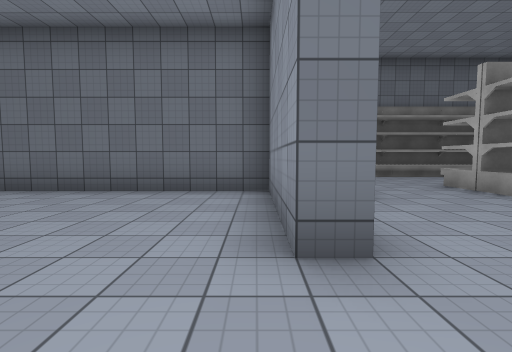
View 1 (above)

24 first-person views from a walk through a 3-D level made in the Unity game engine. The camera is 1.3 m above the floor, tilts 4° down and sees 85° across. The floor is counted in squares, 2 m on a side. Each view is taken from the middle of a square. On the plan, view 1 faces up. The plan holds only what a view shows up to about 9 squares ahead; the rest is blank. The place goes on beyond the plan. The player is left out. Surface patterns are stand-ins for the level's own textures.

View 2
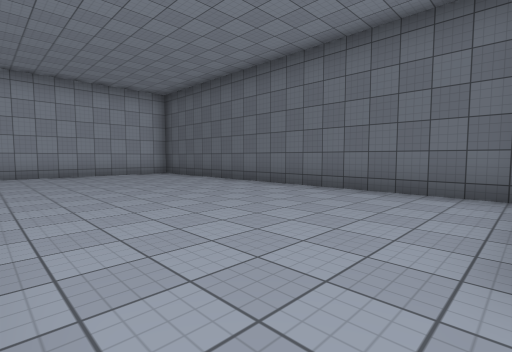

View 3
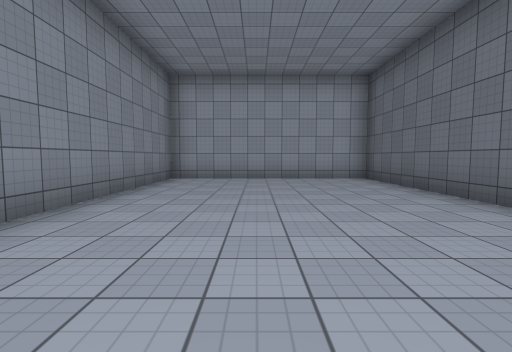

View 4
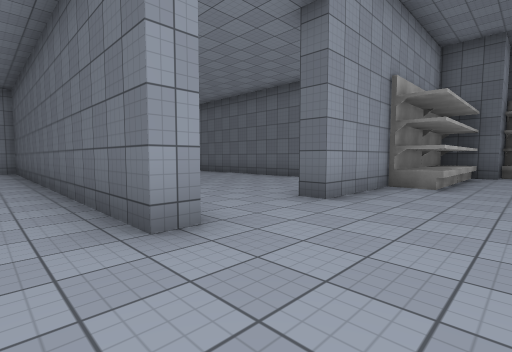

View 5
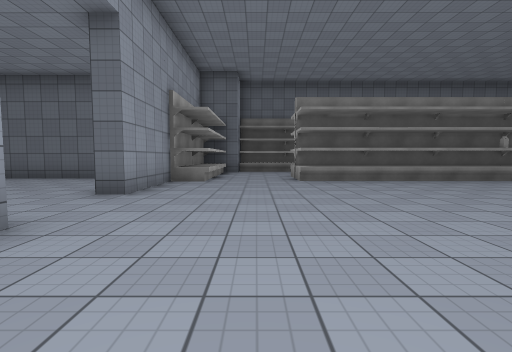

View 6
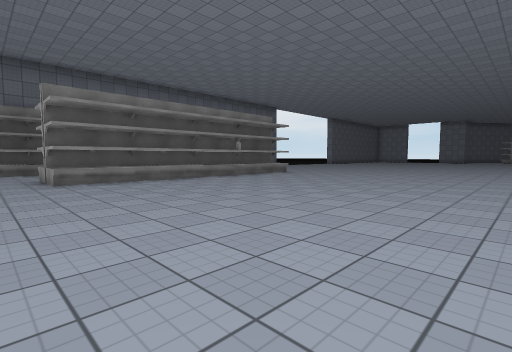

View 7
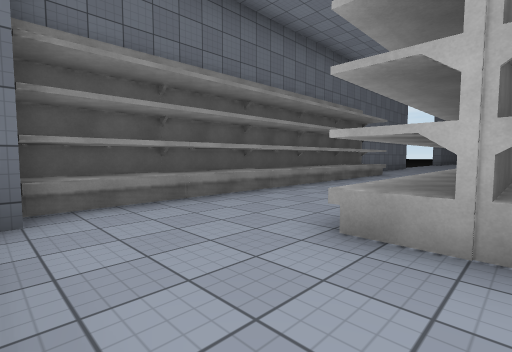

View 8
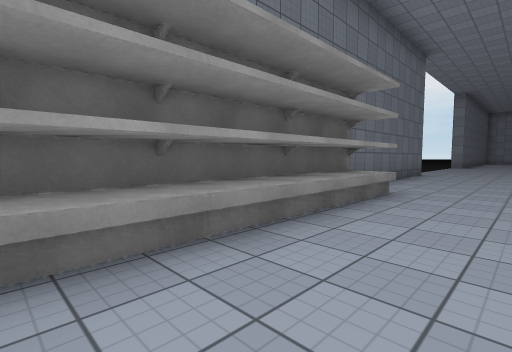

View 9
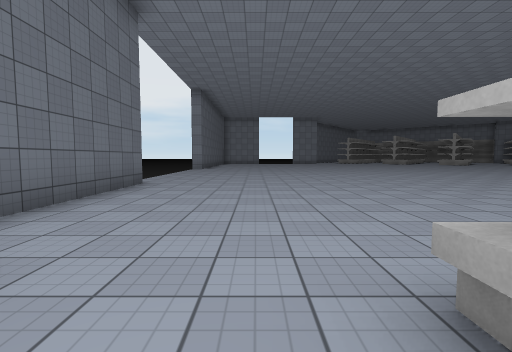

View 10
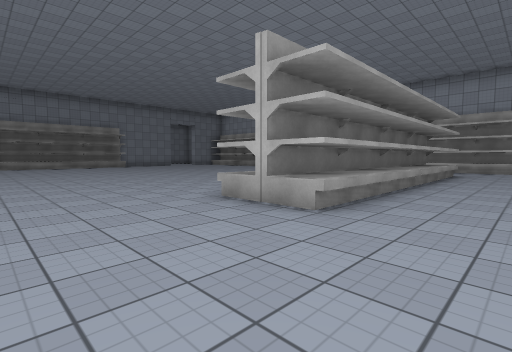

View 11
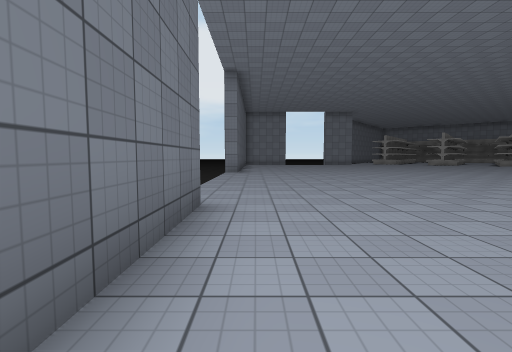

View 12
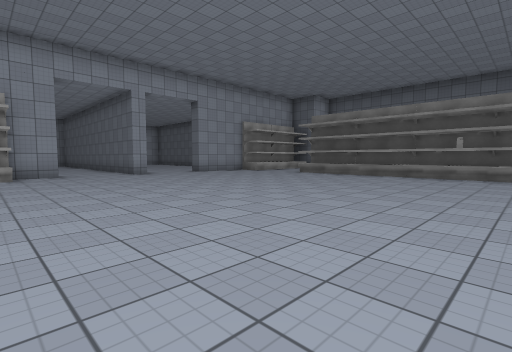

View 13
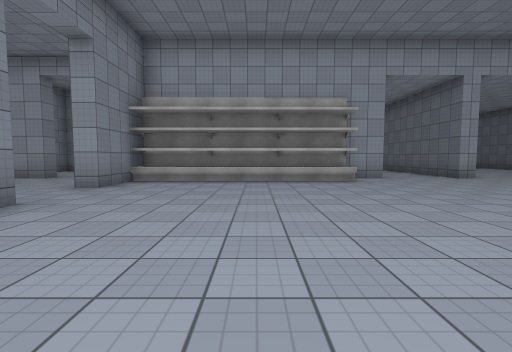

View 14
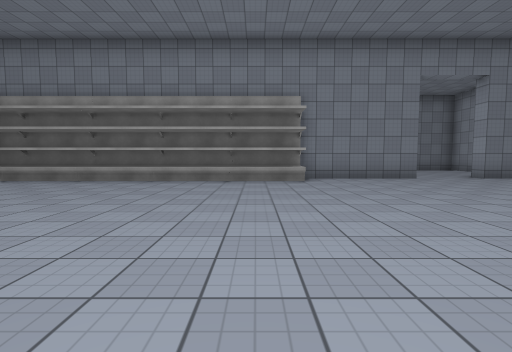

View 15
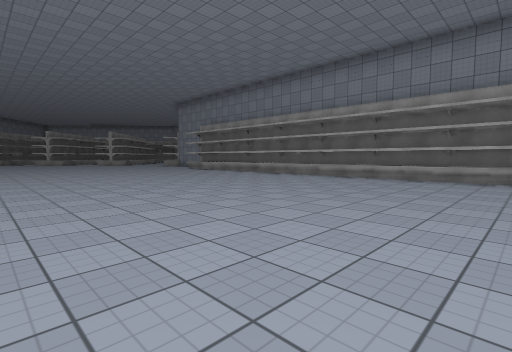

View 16
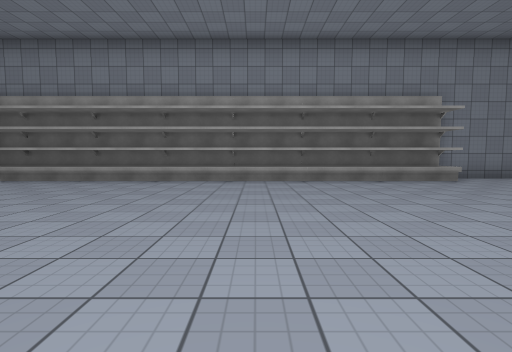

View 17
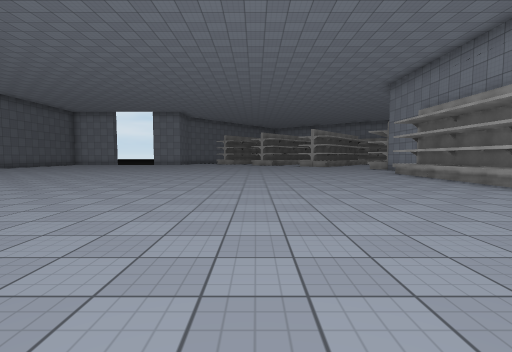

View 18
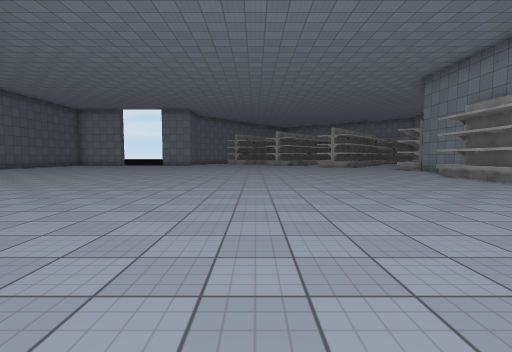

View 19
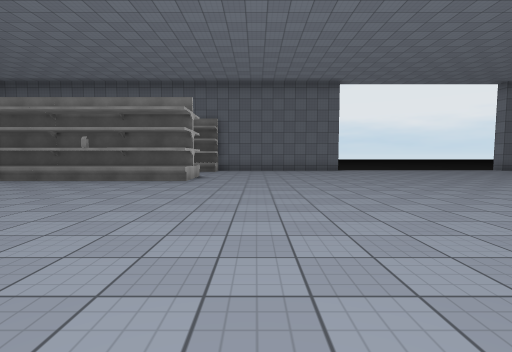

View 20
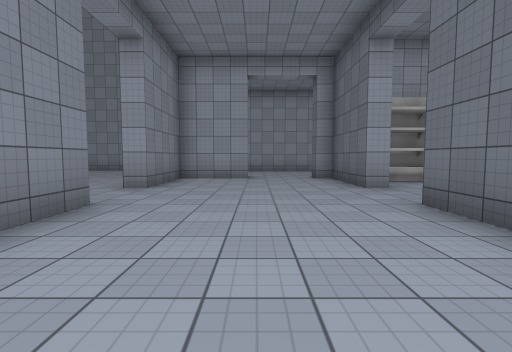

View 21
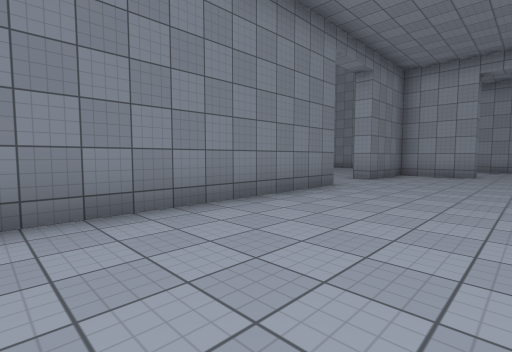

View 22
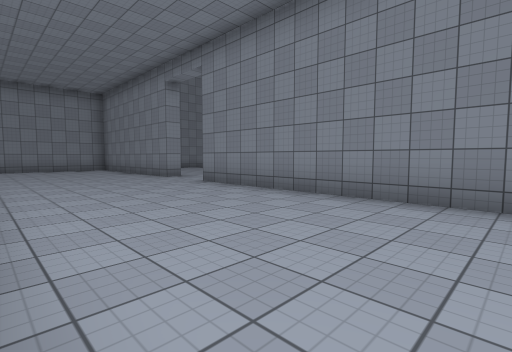

View 23
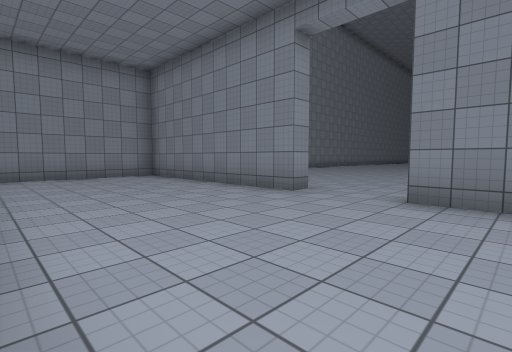

View 24
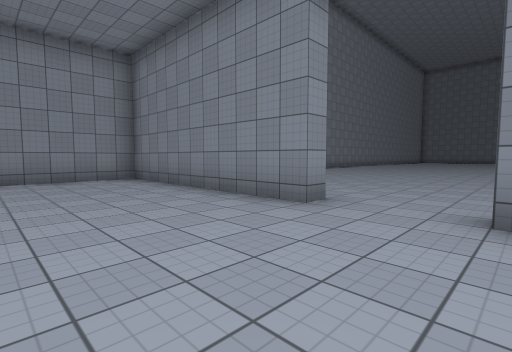

### Floor plan
Key: @ floor where view 1 was taken; # wall or solid block; . floor; S shelf.
Columns run from 11 left of view 1 to 24 right of it. Each row starts with its distance up from view 1.
 10              ################......
  9             ##SSSSSSSSSS...........
  8             #......................
  7             S......................
  6  ###########S...SSSSSSSS...........
  5 #..........#S...SSS#S#SS............
  4 #..........#........................
  3 #..........#........................
  2 #..........#........................
  1 #...................................
  0 #..........@........................
 -1  ###########........................
 -2      ...............................
 -3            .........................
 -4            #........................
 -5             S.......................
 -6             S.......................
 -7             S.......................
 -8             S.......................
 -9             S.......................
-10             #......##S#SSSSSSSSSSSSS
-11             ###..###...............#
-12            ........................#
-13            ........................#
-14            #.......................#
-15            #.......................#
-16            ####..##########..#######
-17             ...           ....
-18                           .....
-19                            ....
-20                            ....
-21                            ....
-22                            ...
-23                            ..

Positions as (right, up) in squares from view 1, and headings:
1: (0, 0), facing up
2: (0, 0), facing up-left
3: (-2, 2), facing left
4: (3, -2), facing up-left
5: (3, -3), facing up
6: (3, -3), facing up-right
7: (2, 5), facing up-right
8: (7, 7), facing up-right
9: (11, 7), facing right
10: (15, 8), facing down-left
11: (14, 9), facing right
12: (11, -5), facing up-left
13: (9, -7), facing left
14: (10, -2), facing down
15: (11, -1), facing down-right
16: (14, -2), facing down
17: (14, -4), facing right
18: (15, -3), facing right
19: (14, -3), facing up
20: (9, -13), facing left
21: (11, -12), facing down-left
22: (9, -11), facing down-right
23: (14, -11), facing down-right
24: (15, -12), facing down-right
